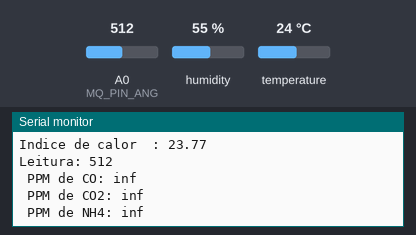
Bench run of a sketch on a simulated ESP8266 (NodeMCU). Parts: the last lines printed to the serial monitor. The test bench sets the inputs (shaded band); at power-on: A0 (MQ_PIN_ANG) = 512, humidity 55 %, temperature 24 °C. WiFi joins after 1.5 s; servers stay silent unless stated; EEPROM starts erased.

Above: at 9.4 s.
9.5 s: A0 (MQ_PIN_ANG) set to 992
At 10.6 s:
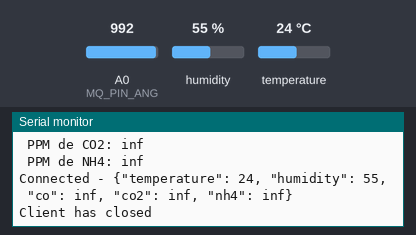
16.9 s: A0 (MQ_PIN_ANG) set to 1011
At 18.06 s:
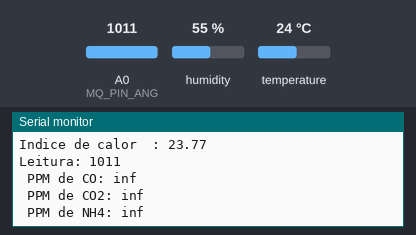
Timing chart, 0 to 19.9 s (numbered marks = the images above; inputs shaded):
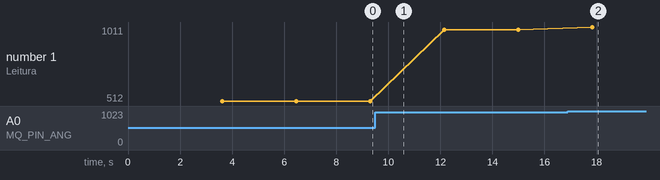

Measured:
- the behaviour switches between 999 and 1000 on A0 (MQ_PIN_ANG) (found by bisection; images 1 and 2)
- after the input at 16.9 s, the serial monitor: prints a new line after 0.94 s (image 2)
- plotted number 1: 512 → 992 after the input at 9.5 s, 992 → 1011 after the input at 16.9 s

The sketch:

nodemcu.ino
```cpp
#include "ESP8266HTTPUpdateServer.h"
#include "ESP8266WebServer.h"
#include "ESP8266WiFi.h"
#include "WiFiClient.h"
#include "EEPROM.h"
#include "math.h"
#include "DHT.h"

/*
 * Equivalencia das saidas Digitais entre NodeMCU e ESP8266
 * D0 = 16
 * D1 = 5
 * D2 = 4
 * D3 = 0
 * D4 = 2
 * D5 = 14
 * D6 = 12
 * D7 = 13
 * D8 = 15
 * D9 = 3
 * D10 = 1
 */

// Pino do DHT11
#define DHTPIN 2
#define DHTTYPE DHT11

// Pinos do MQ-135
#define MQ_PIN_DIG 12
#define MQ_PIN_ANG A0

// Variaveis de calibração
#define CALIBRATION_SAMPLING_TIME 100
#define NUMBER_OF_CALIBRATION_SAMPLE 1000

#define VOLT_STEP 0.004883     // Voltagem na leitura da porta analogica 5/1023
#define RL_MQ135 10000         // Valor da resistência de carga para o sensor MQ135
#define R_STANDARD_MQ135 27338 // Valor de R0 para o sensor MQ135 padrão

// Gases
#define CO 1
#define CO2 2
#define NH4 0

float constants[3][2] = {
    0.88422, 0.43706, // nh4
    0.77915, 0.28884, // co
    0.79349, 0.38306  // co2
};

float R0 = R_STANDARD_MQ135;

DHT dht(DHTPIN, DHTTYPE, 15);

IPAddress local_IP(192,168,4,22);
IPAddress local_gateway(192,168,4,9);
IPAddress local_subnet(255,255,255,0);

const char* local_ssid = "canary";
const char* local_password = "12345678";

int condition = 0;
int id = -1;
String network_wifi = "doriedson";
String password_wifi = "";

int temperature = 0;
int humidity = 0;
float icC = 0;

float ppm_co = 0;
float ppm_co2 = 0;
float ppm_nh4 = 0;

String page = "";

ESP8266WebServer server (80);
ESP8266HTTPUpdateServer upServer;

WiFiClient client;
IPAddress service(192,168,0,198);

String EEPROMReadString(int init){
  String value = "";
  int len = EEPROM.read(init);

  for(int i = 0; i < len; i++)
    value += (char) EEPROM.read(i+init+1);

  return value;
}

void EEPROMWriteString(int limit, int init, String value){
  int len = value.length() > limit ? limit : value.length();

  EEPROM.write(init, len);

  for(int i = 0; i < len; i++)
    EEPROM.write(i+init+1, value[i]);
}

void initPage(){
  page += "<!DOCTYPE html> <html> <head>";
  page += "<meta charset=\"utf-8\" />";
  page += "<title>Canary Beta</title>";
  page += "<meta name=\"viewport\" content=\"width=device-width, initial-scale=1\">";
  page += "</head> <body>";
}

void handleRootGet(){
  String buff = page;

  buff += "<form action=\"/form\" method=\"GET\">";
  buff += "<table> <tr>";

  buff += "<td>ID:</td>";
  buff += "<td>" + String(id) + "</td>";
  buff += "</tr> <tr>";

  buff += "<td>Rede WiFi:</td>";
  buff += "<td>" + String(network_wifi) + "</td>";
  buff += "</tr> </table>";

  buff += "<button>Atualizar Dados</button>";

  buff += "</form> </body> </html>";

  server.send(200, "text/html", buff);
}

void handleRootPost(){
  if (server.hasArg("id") && server.hasArg("net") && server.hasArg("password")) {
    EEPROM.begin(100);

    EEPROM.write(0, 1); // condition
    EEPROM.write(1, server.arg("id").toInt()); // id

    EEPROMWriteString(32, 2, server.arg("net"));
    EEPROMWriteString(32, 36, server.arg("password"));

    id = EEPROM.read(1);
    Serial.println(id);

    network_wifi = EEPROMReadString(2);
    Serial.println(network_wifi);

    password_wifi = EEPROMReadString(36);
    Serial.println(password_wifi);

    connectWiFi();

    EEPROM.end();
  }

  handleRootGet();
}

void handleForm(){
  String buff = page;

  buff += "<form action=\"/\" method=\"POST\">";
  buff += "<table> <tr>";

  buff += "<td>ID:</td>";
  buff += "<td><input type=\"number\" name=\"id\" /></td>";
  buff += "</tr> <tr>";

  buff += "<td>Rede WiFi:</td>";
  buff += "<td><input type=\"text\" name=\"net\" /></td>";
  buff += "</tr> <tr>";

  buff += "<td>Senha:</td>";
  buff += "<td><input type=\"password\" name=\"password\" /></td>";
  buff += "</tr> </table>";

  buff += "<button>Enviar</button>";

  buff += "</form> </body> </html>";

  server.send(200, "text/html", buff);
}

void handleStatus(){
  String buff = "<!DOCTYPE html> <html> <head>";

  buff += "<meta charset=\"utf-8\" />";
  buff += "<title>Canary Beta</title>";
  buff += "<meta name=\"viewport\" content=\"width=device-width, initial-scale=1\">";
  buff += "<meta http-equiv=\"refresh\" content=\"5\">";
  buff += "</head> <body>";

  buff += "<table border=\"1px\">";
  buff += "<tr> <td> Umidade </td>";
  buff += "<td> " + String(humidity) + " </td>";
  buff += "</tr>";
  buff += "<tr> <td> Temperatura </td>";
  buff += "<td> " + String(temperature) + " ºC </td>";
  buff += "</tr>";
  buff += "<tr> <td> Indice de calor </td>";
  buff += "<td> " + String(icC) + " ºC </td>";
  buff += "</tr>";
  buff += "<tr> <td> CO </td>";
  buff += "<td> " + String(ppm_co) + " PPM </td>";
  buff += "</tr>";
  buff += "<tr> <td> CO2 </td>";
  buff += "<td> " + String(ppm_co2) + " PPM </td>";
  buff += "</tr>";
  buff += "<tr> <td> NH4 </td>";
  buff += "<td> " + String(ppm_nh4) + " PPM </td>";

  buff += "</tr> </table> </body> </html>";

  server.send(200, "text/html", buff);
}

void setup(){
  Serial.begin(9600);
  Serial.println();

  EEPROM.begin(100);

  condition = EEPROM.read(0);
  Serial.println(condition);

  id = EEPROM.read(1);
  Serial.println(id);

  network_wifi = EEPROMReadString(2);
  Serial.println(network_wifi);

  password_wifi = EEPROMReadString(36);
  Serial.println(password_wifi);

  EEPROM.end();

  Serial.print("Configurando Rede... ");
  Serial.println(WiFi.softAPConfig(local_IP, local_gateway, local_subnet) ? "Ready" : "Failed!");

  Serial.print("Iniciando Rede WiFi... ");
  Serial.println(WiFi.softAP(local_ssid, local_password) ? "Ready" : "Failed!");

  Serial.print("IP address = ");
  Serial.println(WiFi.softAPIP());

  initPage();

  upServer.setup(&server);
  server.on("/", HTTP_GET, handleRootGet);
  server.on("/", HTTP_POST, handleRootPost);
  server.on("/form", handleForm);
  server.on("/status", handleStatus);

  server.begin();

  if(condition){
    connectWiFi();
  }
}

void connectWiFi(){
  dht.begin();

  // Conectando na rede wifi
  Serial.print("Conectando a rede wifi...");

  const char *ssid = "doriedson ultranet";
  const char *password = "78623517";

  WiFi.begin(ssid, password);

  while (WiFi.status() != WL_CONNECTED){
    delay(500);
    Serial.print(".");
  }

  Serial.print(" Conectado, Ip: ");
  Serial.println(WiFi.localIP());
}

void loop(){
  server.handleClient();
  if(condition) readings();
}

float get_gas(int gas){
  float const1 = constants[gas][0];
  float const2 = constants[gas][1];

  int reading = analogRead(MQ_PIN_ANG);

  float RS = RL_MQ135 * ((5 / (VOLT_STEP * reading)) - 1);
  float ratio = Ajust_ratio((RS / R0));
  float PPM = pow(10, ((-log10(ratio) + const1) / const2));

  return PPM;
}

/*
 * Ajusta o valor da razão r0/rs de acordo com a temperatura e umidade
 * de acordo com as tabelas fornecidas no datasheet
 */
float Ajust_ratio(int r){
  float ajusted_ratio = 0;

  // Valor de correcao da razao a 33% de umidade
  float max_value_ratio = 0;

  // Valor de correcao da razao a 85% de umidade
  float min_value_ratio = 0;

  if (humidity > 85 || humidity < 33 || temperature < 0 || temperature > 50)
    return NAN;

  delay(500);

  // Curva para 33% de umidade
  max_value_ratio = -0.000005 * pow(temperature, 3) + 0.000653 * pow(temperature, 2) - 0.028508 * temperature + 1.366829;

  // Curva para 85% de umidade
  min_value_ratio = -0.0000046 * pow(temperature, 3) + 0.000573 * pow(temperature, 2) - 0.025026 * temperature + 1.2384997;

  // Interpolacao entre os valores maximos e minimos e a umidade
  ajusted_ratio = r * (max_value_ratio + (min_value_ratio - max_value_ratio) * (humidity - 33) / 52);

  return ajusted_ratio;
}

/* Calcula o valor de R0.
 * Assume-se que o sensor está sendo calibrado em um ambiente com ar limpo
 */
float Calibration(){
  float R0_calibrated = 0;
  float sensor_resistence_clean_air = 0;
  int analog_read = 0;

  for (int i = 0; i < NUMBER_OF_CALIBRATION_SAMPLE; i++){
    analog_read = analogRead(MQ_PIN_ANG);
    sensor_resistence_clean_air += RL_MQ135 * ((5 / (0.004883 * analog_read)) - 1);
    delay(CALIBRATION_SAMPLING_TIME);

    Serial.print((i * 100 / NUMBER_OF_CALIBRATION_SAMPLE));
    Serial.println("% - calibrado");
  }

  // 3.67 é o padrão para ar limpo
  R0_calibrated = sensor_resistence_clean_air /
                  (Ajust_ratio(3.67) *
                   NUMBER_OF_CALIBRATION_SAMPLE);

  return R0_calibrated;
}

String get_json(){
  String json = "{";

  json += "\"temperature\": " + String(temperature) + ", ";
  json += "\"humidity\": " + String(humidity) + ", ";
  json += "\"co\": " + String(ppm_co) + ", ";
  json += "\"co2\": " + String(ppm_co2) + ", ";
  json += "\"nh4\": " + String(ppm_nh4);

  json += "}";

  return json;
}

void post(String json){
  if (client.connect(service, 3000)){
    Serial.print("Connected - ");
    Serial.println(json);

    String link = "POST /link" + String(id + "HTTP/1.1");
    client.println(link);
    client.println("Host: 192.168.0.198");
    client.println("User-Agent: NodeMCU");
    client.println("Content-Type: application/json");
    client.println("Connection: Close");
    client.print("Content-Length: ");
    client.println(json.length());
    client.println();
    client.println(json);
    client.stop();

    Serial.println("Client has closed");
  } else {
    Serial.println("Connection failed");
  }
}

void readings(){
  humidity = dht.readHumidity();

  //Verificando se houve falha na leitura
  if (humidity == 2147483647){
    Serial.println("Falha na leitura");
    delay(10);
    return;
  }

  temperature = dht.readTemperature();

  // Calculando o indice de calor
  int tempf = dht.readTemperature(true);
  float ic = dht.computeHeatIndex(tempf, humidity);
  icC = dht.convertFtoC(ic);

  ppm_co = get_gas(CO);
  ppm_co2 = get_gas(CO2);
  ppm_nh4 = get_gas(NH4);

  Serial.print("Umidade          : ");
  Serial.println(humidity);

  Serial.print("Temperatura em C : ");
  Serial.println(temperature);

  Serial.print("Indice de calor  : ");
  Serial.println(icC);

  Serial.print("Leitura: ");
  Serial.println(analogRead(MQ_PIN_ANG));

  Serial.print(" PPM de CO: ");
  Serial.println(ppm_co);

  Serial.print(" PPM de CO2: ");
  Serial.println(ppm_co2);

  Serial.print(" PPM de NH4: ");
  Serial.println(ppm_nh4);

  post(get_json());

  delay(1000);
}
```
